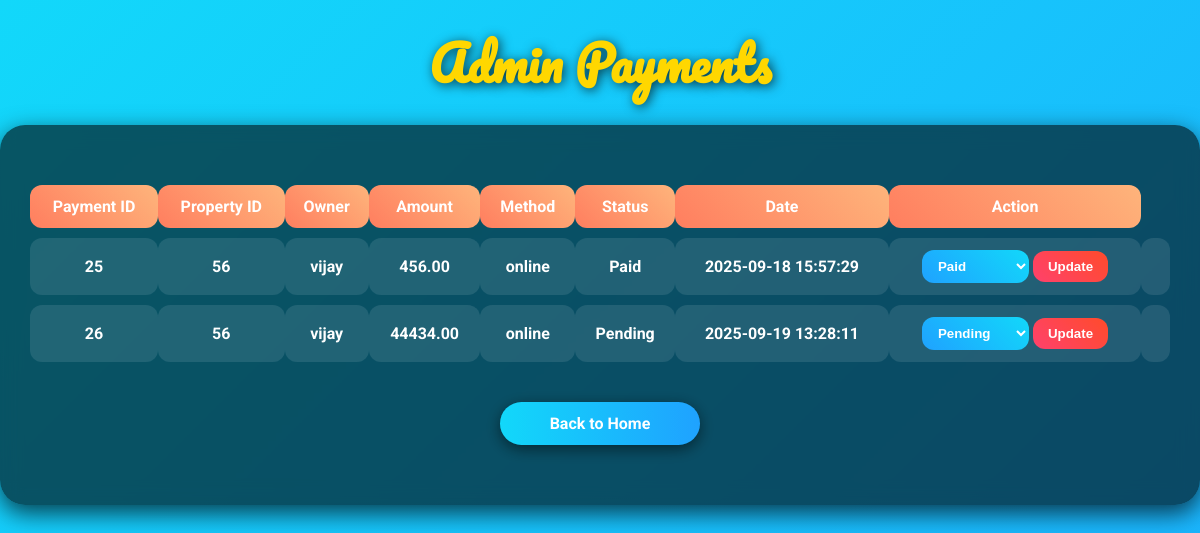
The page /admin_payments.php on the database its author committed.
### tables this page shows
CREATE TABLE `payments` (
  `id` int(11) NOT NULL,
  `property_id` varchar(100) DEFAULT NULL,
  `property_owner` varchar(100) DEFAULT NULL,
  `payment_amount` decimal(10,2) DEFAULT NULL,
  `payment_method` varchar(100) DEFAULT NULL,
  `payment_status` varchar(20) DEFAULT 'Pending',
  `payment_date` datetime DEFAULT NULL,
  `username` varchar(100) NOT NULL
);

### admin_payments.php (the view, shortened to what this page needs)
<?php
require_once 'conn.php';
$result = $con->query("SELECT * FROM payments");
?>
<!DOCTYPE html>
<html lang="en">
<head>
</head>
<body>
<h1>Admin Payments</h1>
<div class="container">
<?php
if ($result->num_rows > 0) {
    echo '<table>';
    echo '<tr><th>Payment ID</th><th>Property ID</th><th>Owner</th><th>Amount</th><th>Method</th><th>Status</th><th>Date</th><th>Action</th></tr>';
    while ($payment = $result->fetch_assoc()) {
        echo '<tr>';
        echo '<td>'.$payment['id'].'</td>';
        echo '<td>'.$payment['property_id'].'</td>';
        echo '<td>'.$payment['property_owner'].'</td>';
        echo '<td>'.$payment['payment_amount'].'</td>';
        echo '<td>'.$payment['payment_method'].'</td>';
        echo '<td>'.$payment['payment_status'].'</td>';
        echo '<td>'.$payment['payment_date'].'</td>';
        echo '<td>
                <form method="post">
                    <input type="hidden" name="payment_id" value="'.$payment['id'].'">
                    <select name="status" required>
                        <option value="Pending" '.($payment['payment_status']=='Pending'?'selected':'').'>Pending</option>
                        <option value="Paid" '.($payment['payment_status']=='Paid'?'selected':'').'>Paid</option>
                        <option value="Cancelled" '.($payment['payment_status']=='Cancelled'?'selected':'').'>Cancelled</option>
                    </select>
                    <input type="submit" name="update_status" value="Update">
                </form>
              </td>';
        echo '<td>
                <form action="payment_details.php" method="get">
                    <input type="hidden" name="payment_id" value="'.$payment['id'].'">
                </form>
              </td>';
        echo '</tr>';
    }
    echo '</table>';
} else {
    echo '<p style="text-align:center; font-size:18px; margin-top:20px;">No payment records found.</p>';
}
?>
<a class="back-link" href="adminhome.php">Back to Home</a>
</div>
</body>
</html>

### admin_payments.php (style rules this page uses)
* { box-sizing: border-box; margin: 0; padding: 0; }
body { font-family: 'Roboto', sans-serif; min-height: 100vh; background: linear-gradient(-45deg, #ff4b2b, #ff416c, #1fa2ff, #12d8fa); background-size: 400% 400%; animation: gradientBG 15s ease infinite; color: #fff; }
h1 { text-align: center; font-family: 'Pacifico', cursive; font-size: 48px; color: #FFD700; text-shadow: 2px 2px 12px rgba(0,0,0,0.7); margin: 20px 0; }
.container { max-width: 1200px; margin: 20px auto; padding: 30px; background: rgba(0,0,0,0.6); border-radius: 25px; box-shadow: 0 8px 25px rgba(0,0,0,0.7); backdrop-filter: blur(10px); }
table { width: 100%; border-collapse: separate; border-spacing: 0 10px; margin-top: 20px; }
th, td { padding: 12px; text-align: center; border-radius: 12px; transition: all 0.3s ease; }
th { background: linear-gradient(45deg, #ff7e5f, #feb47b); font-weight: bold; font-size: 16px; }
td { background: rgba(255,255,255,0.1); font-weight: bold; color: #fff; }
select { padding: 8px 12px; border-radius: 12px; border: none; font-weight: bold; cursor: pointer; color: #fff; background: linear-gradient(45deg, #1fa2ff, #12d8fa); transition: all 0.3s ease; }
select option[value="Pending"] { color: #FFD700; font-weight: bold; }
select option[value="Paid"] { color: #00ff00; font-weight: bold; }
input[type="submit"] { padding: 8px 15px; border-radius: 12px; border: none; background: linear-gradient(45deg, #ff416c, #ff4b2b); color: #fff; font-weight: bold; cursor: pointer; transition: all 0.3s ease; }
.back-link { display: block; width: 200px; margin: 30px auto; padding: 12px; text-align: center; background: linear-gradient(90deg, #12d8fa, #1fa2ff); color: #fff; text-decoration: none; border-radius: 25px; font-weight: bold; box-shadow: 0 4px 15px rgba(0,0,0,0.5); transition: 0.3s; }

### rows shown on the page
payments: id "25", property "56", property_owner "vijay", payment_amount "456.00", payment_method "online", payment_status "Paid", payment_date "2025-09-18 15:57:29", status "Paid"
payments: id "26", property "56", property_owner "vijay", payment_amount "44434.00", payment_method "online", payment_status "Pending", payment_date "2025-09-19 13:28:11", status "Pending"
